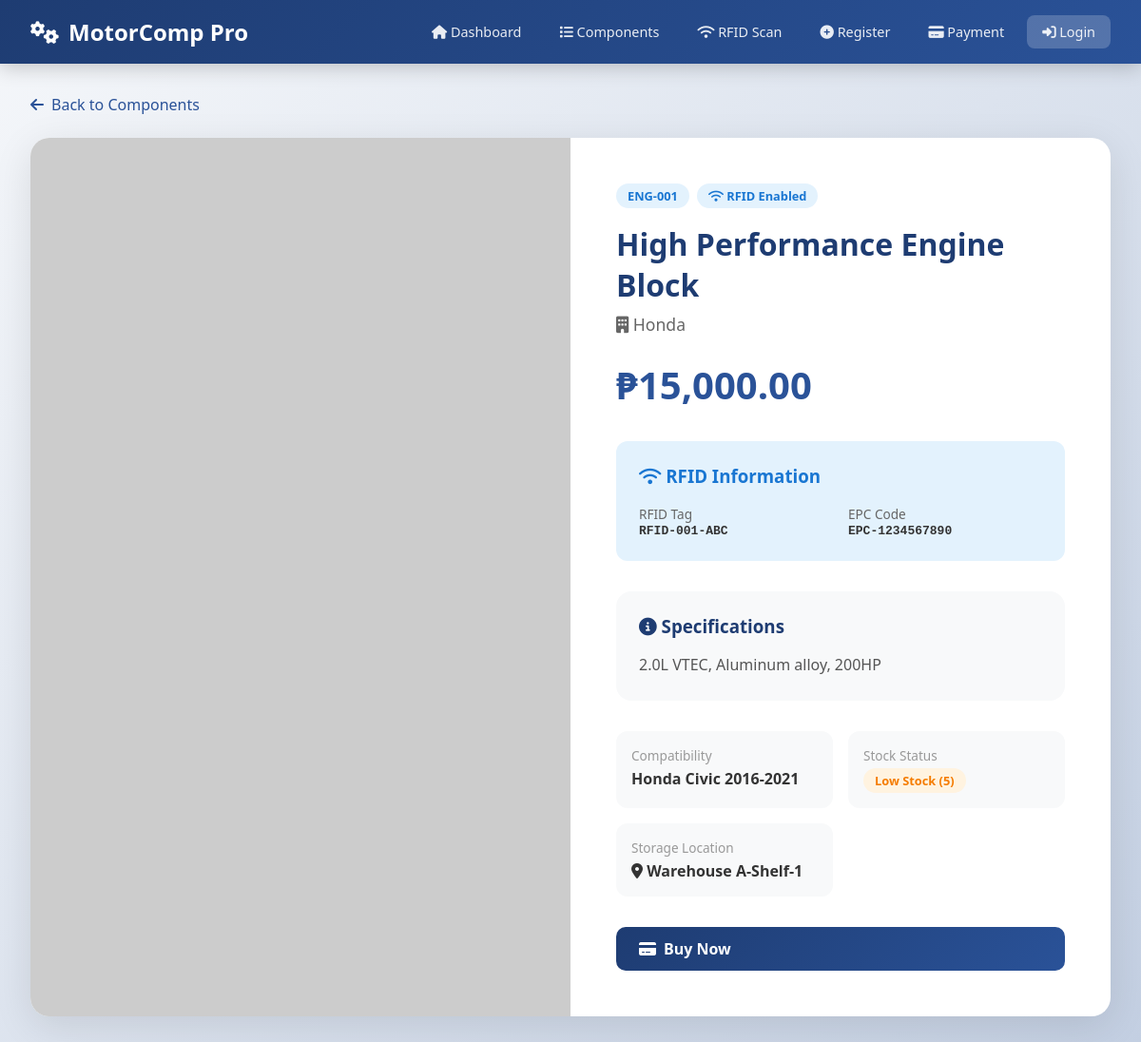
/view_component.php?id=1, run on the app's committed database.
### tables this page shows
CREATE TABLE IF NOT EXISTS components (
    id INT AUTO_INCREMENT PRIMARY KEY,
    component_id VARCHAR(50) UNIQUE NOT NULL,
    rfid_tag VARCHAR(100) UNIQUE,            
    rfid_epc VARCHAR(100),                   
    name VARCHAR(100) NOT NULL,
    brand VARCHAR(50) NOT NULL,
    price DECIMAL(10,2) NOT NULL,
    stock_quantity INT DEFAULT 0,
    specs TEXT,
    compatibility VARCHAR(255),
    image_url VARCHAR(500),
    location VARCHAR(100),                   
    created_at TIMESTAMP DEFAULT CURRENT_TIMESTAMP,
    updated_at TIMESTAMP DEFAULT CURRENT_TIMESTAMP ON UPDATE CURRENT_TIMESTAMP,
    INDEX idx_rfid (rfid_tag),               
    INDEX idx_component_id (component_id)
);

### config.php (called while the page is built, shortened)
<?php
function formatPrice($price) {
    return '₱' . number_format($price, 2);
}
function sanitize($input) {
    return htmlspecialchars(trim($input), ENT_QUOTES, 'UTF-8');
}
?>

### view_component.php (the view, shortened to what this page needs)
<?php
require_once 'config.php';
$id = isset($_GET['id']) ? intval($_GET['id']) : 0;
$db = getDB();
$result = $db->query("SELECT * FROM components WHERE id = $id");
$comp = $result->fetch_assoc();
require 'header.php';
$stockClass = $comp['stock_quantity'] > 10 ? 'badge-success' : ($comp['stock_quantity'] > 0 ? 'badge-warning' : 'badge-danger');
$stockText = $comp['stock_quantity'] > 10 ? 'In Stock' : ($comp['stock_quantity'] > 0 ? 'Low Stock' : 'Out of Stock');
?>
<a href="components.php" style="display: inline-flex; align-items: center; gap: 0.5rem; color: var(--secondary); margin-bottom: 1.5rem; text-decoration: none;">
  <i class="fas fa-arrow-left"></i> Back to Components
</a>
<div class="card">
  <div style="display: grid; grid-template-columns: 1fr 1fr;">
    <img src="<?php echo $comp['image_url'] ?: 'https://via.placeholder.com/600x600?text=No+Image'; ?>"
         alt="<?php echo sanitize($comp['name']); ?>"
         style="width: 100%; height: 100%; min-height: 400px; object-fit: cover;">
    <div style="padding: 3rem;">
      <div style="display: flex; gap: 0.5rem; margin-bottom: 1rem;">
        <span class="badge badge-info"><?php echo $comp['component_id']; ?></span>
        <?php if (!empty($comp['rfid_tag'])): ?>
        <span class="badge" style="background: #e3f2fd; color: #1976d2;">
          <i class="fas fa-wifi"></i> RFID Enabled
        </span>
        <?php endif; ?>
      </div>
      <h1 style="font-size: 2rem; color: var(--primary); margin-bottom: 0.5rem;"><?php echo sanitize($comp['name']); ?></h1>
      <p style="color: #666; font-size: 1.1rem; margin-bottom: 1.5rem;">
        <i class="fas fa-building"></i> <?php echo sanitize($comp['brand']); ?>
      </p>
      <div style="font-size: 2.5rem; color: var(--secondary); font-weight: 700; margin-bottom: 2rem;">
        <?php echo formatPrice($comp['price']); ?>
      </div>
      <?php if (!empty($comp['rfid_tag'])): ?>
      <div style="background: #e3f2fd; border-radius: 12px; padding: 1.5rem; margin-bottom: 2rem;">
        <h3 style="color: #1976d2; margin-bottom: 1rem;"><i class="fas fa-wifi"></i> RFID Information</h3>
        <div style="display: grid; grid-template-columns: 1fr 1fr; gap: 1rem;">
          <div>
            <label style="color: #666; font-size: 0.85rem;">RFID Tag</label>
            <div style="font-weight: 600; color: #333; font-family: monospace;"><?php echo sanitize($comp['rfid_tag']); ?></div>
          </div>
          <?php if (!empty($comp['rfid_epc'])): ?>
          <div>
            <label style="color: #666; font-size: 0.85rem;">EPC Code</label>
            <div style="font-weight: 600; color: #333; font-family: monospace;"><?php echo sanitize($comp['rfid_epc']); ?></div>
          </div>
          <?php endif; ?>
        </div>
      </div>
      <?php endif; ?>
      <div style="background: #f8f9fa; border-radius: 16px; padding: 1.5rem; margin-bottom: 2rem;">
        <h3 style="color: var(--primary); margin-bottom: 1rem;"><i class="fas fa-info-circle"></i> Specifications</h3>
        <p style="color: #555; line-height: 1.6;"><?php echo nl2br(sanitize($comp['specs'])); ?></p>
      </div>
      <div style="display: grid; grid-template-columns: 1fr 1fr; gap: 1rem; margin-bottom: 2rem;">
        <div style="background: #f8f9fa; padding: 1rem; border-radius: 12px;">
          <label style="display: block; color: #999; font-size: 0.85rem; margin-bottom: 0.25rem;">Compatibility</label>
          <span style="color: #333; font-weight: 600;"><?php echo $comp['compatibility'] ? sanitize($comp['compatibility']) : 'Universal'; ?></span>
        </div>
        <div style="background: #f8f9fa; padding: 1rem; border-radius: 12px;">
          <label style="display: block; color: #999; font-size: 0.85rem; margin-bottom: 0.25rem;">Stock Status</label>
          <span class="badge <?php echo $stockClass; ?>"><?php echo $stockText; ?> (<?php echo $comp['stock_quantity']; ?>)</span>
        </div>
        <?php if (!empty($comp['location'])): ?>
        <div style="background: #f8f9fa; padding: 1rem; border-radius: 12px;">
          <label style="display: block; color: #999; font-size: 0.85rem; margin-bottom: 0.25rem;">Storage Location</label>
          <span style="color: #333; font-weight: 600;"><i class="fas fa-map-marker-alt"></i> <?php echo sanitize($comp['location']); ?></span>
        </div>
        <?php endif; ?>
      </div>
      <div style="display: flex; gap: 1rem;">
        <?php if ($comp['stock_quantity'] > 0): ?>
        <a href="payment.php?component=<?php echo $comp['id']; ?>" class="btn btn-primary" style="flex: 1;">
          <i class="fas fa-credit-card"></i> Buy Now
        </a>
        <?php endif; ?>
      </div>
    </div>
  </div>
</div>
<?php require 'footer.php'; ?>

### header.php (style rules this page uses)
* { margin: 0; padding: 0; box-sizing: border-box; }
:root { --primary: #1e3c72; --secondary: #2a5298; --accent: #667eea; --success: #4caf50; --warning: #ff9800; --danger: #f44336; --light: #f5f7fa; --dark: #333; }
body { font-family: 'Segoe UI', Tahoma, Geneva, Verdana, sans-serif; background: linear-gradient(135deg, #f5f7fa 0%, #c3cfe2 100%); min-height: 100vh; color: var(--dark); }
.card { background: white; border-radius: 20px; box-shadow: 0 10px 40px rgba(0,0,0,0.1); overflow: hidden; }
.btn { display: inline-flex; align-items: center; gap: 0.5rem; padding: 0.75rem 1.5rem; border-radius: 10px; font-weight: 600; text-decoration: none; border: none; cursor: pointer; transition: all 0.3s; }
.btn-primary { background: linear-gradient(135deg, var(--primary), var(--secondary)); color: white; }
.badge { display: inline-block; padding: 0.25rem 0.75rem; border-radius: 20px; font-size: 0.8rem; font-weight: 600; }
.badge-warning { background: #fff3e0; color: #f57c00; }
.badge-info { background: #e3f2fd; color: #1976d2; }

### data on the page
components: component "ENG-001", name "High Performance Engine Block", brand "Honda", price "₱15,000.00", rfid_tag "RFID-001-ABC", rfid_epc "EPC-1234567890", specs "2.0L VTEC, Aluminum alloy, 200HP", compatibility "Honda Civic 2016-2021", stock_quantity "Low Stock", stock_quantity "5", location "Warehouse A-Shelf-1"

### other printed values
APP_NAME "MotorComp Pro"
